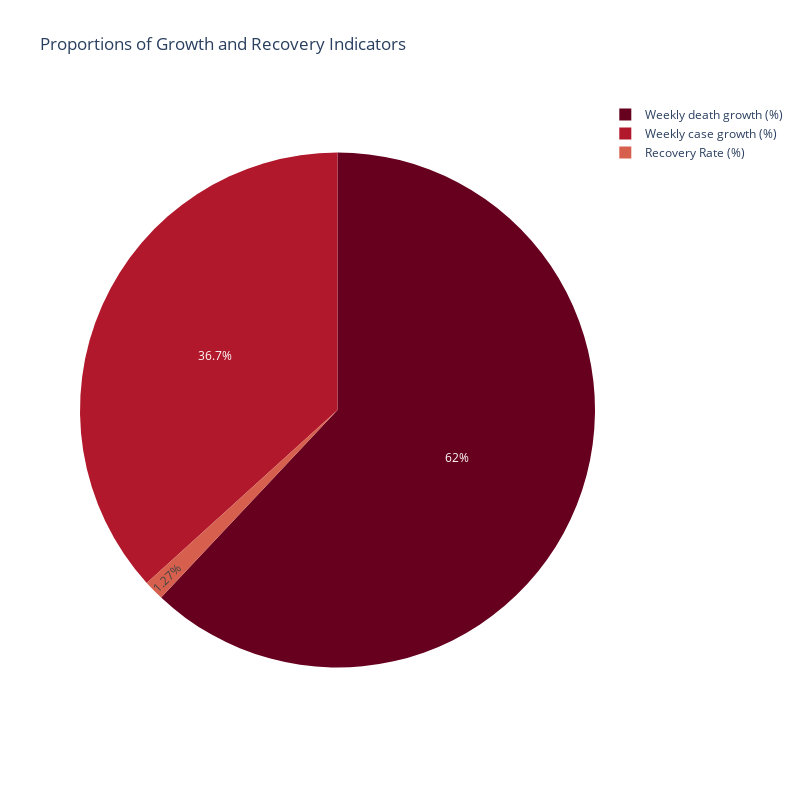

The code cell stored with this chart in its notebook:
### Code cell
# Création du dataframe pour le graphique
pie_data = proportions.reset_index()
pie_data.columns = ['Indicator', 'Proportion']

# Diagramme interactif
fig = px.pie(
    pie_data,
    values='Proportion',
    names='Indicator',
    title='Proportions of Growth and Recovery Indicators',
    color_discrete_sequence=px.colors.sequential.RdBu
)

# Agrandir le graphique
fig.update_layout(
    width=800,  # Largeur
    height=800  # Hauteur
)

# Afficher le graphique
fig.show()

### Figure 1 — Plotly figure (JSON) as saved in the notebook; plotly's stock layout.template omitted (floating-point values rounded to 4 significant figures)
{"data": [{"domain": {"x": [0, 1], "y": [0, 1]}, "hovertemplate": "Indicator=%{label}<br>Proportion=%{value}<extra></extra>", "labels": ["Weekly case growth (%)", "Weekly death growth (%)", "Recovery Rate (%)"], "legendgroup": "", "name": "", "showlegend": true, "type": "pie", "values": [0.3672, 0.6201, 0.01268]}], "layout": {"height": 800, "legend": {"tracegroupgap": 0}, "piecolorway": ["rgb(103,0,31)", "rgb(178,24,43)", "rgb(214,96,77)", "rgb(244,165,130)", "rgb(253,219,199)", "rgb(247,247,247)", "rgb(209,229,240)", "rgb(146,197,222)", "rgb(67,147,195)", "rgb(33,102,172)", "rgb(5,48,97)"], "title": {"text": "Proportions of Growth and Recovery Indicators"}, "width": 800}}
